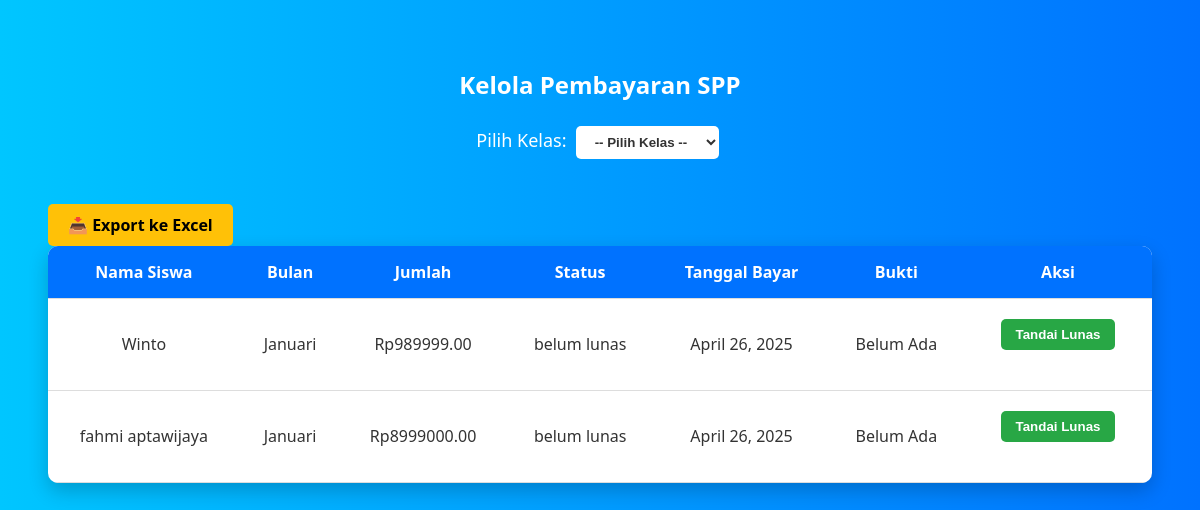
/dashboard-admin/pembayaran/ (signed in), run on an earlier commit of the app's database.
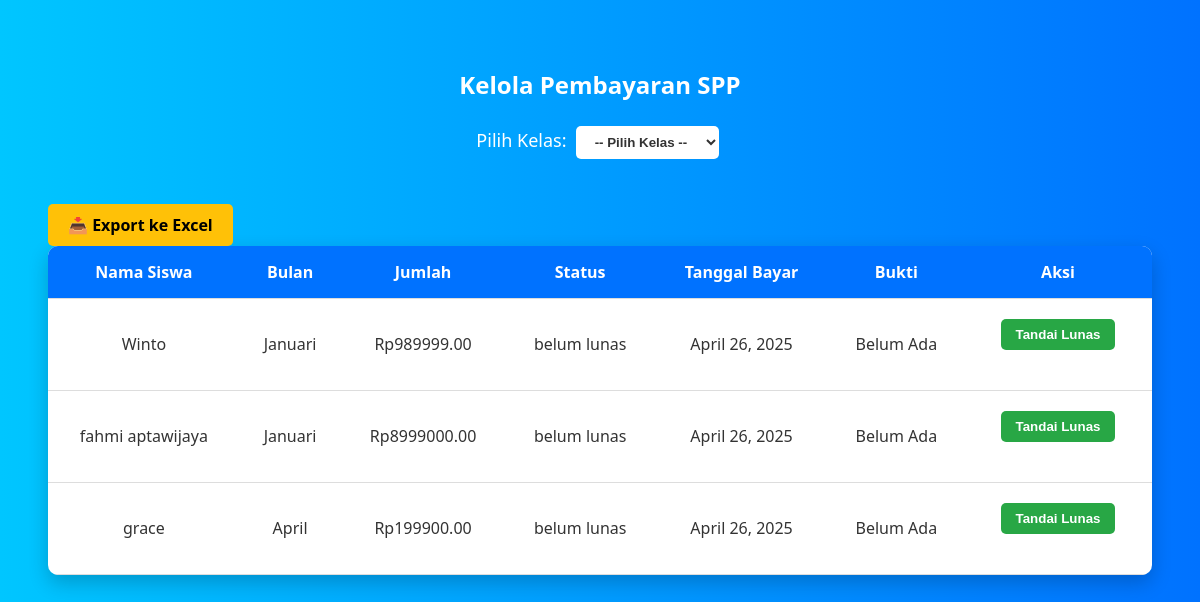
And on a later commit of the database.
### keuangan/models.py (models this page shows, shortened)
class PembayaranSPP(models.Model):
    siswa = models.ForeignKey(Siswa, on_delete=models.CASCADE)
    bulan = models.CharField(max_length=2, choices=BULAN_CHOICES)
    jumlah_bayar = models.DecimalField(max_digits=10, decimal_places=2)
    status_bayar = models.CharField(max_length=20, choices=STATUS_CHOICES, default='belum lunas')
    tanggal_bayar = models.DateField(auto_now_add=True)
    bukti_pembayaran = models.ImageField(upload_to='bukti_pembayaran/', blank=True, null=True)

class Siswa(models.Model):
    user = models.OneToOneField(User, on_delete=models.CASCADE)
    nama = models.CharField(max_length=100)
    kelas = models.CharField(max_length=50)
    no_rekening = models.CharField(max_length=20)

### keuangan/views.py (the view, shortened to what this page needs)
# urls.py: path('dashboard-admin/pembayaran/', views.kelola_pembayaran, name='kelola_pembayaran'),
@login_required
def kelola_pembayaran(request):
    kelas_list = Siswa.objects.values_list('kelas', flat=True).distinct()
    kelas_terpilih = request.GET.get('kelas')
    search_nama = request.GET.get('search_nama')
    pembayaran_list = PembayaranSPP.objects.all()
    if kelas_terpilih:
        pembayaran_list = pembayaran_list.filter(siswa__kelas=kelas_terpilih)
    if search_nama:
        pembayaran_list = pembayaran_list.filter(siswa__nama__icontains=search_nama)
    pembayaran_list = pembayaran_list.order_by('siswa__nama', 'bulan')
    return render(request, 'keuangan/admin/kelola_pembayaran.html', {
        'pembayaran_list': pembayaran_list,
        'kelas_list': kelas_list,
        'kelas_terpilih': kelas_terpilih,
        'search_nama': search_nama,
    })

### keuangan/templates/keuangan/admin/kelola_pembayaran.html (shortened to what this page needs)
<!DOCTYPE html>
<html lang="en">
<head>
</head>
<body>
<h2>Kelola Pembayaran SPP</h2>
<form method="GET">
    <label for="kelas" style="color: white; font-size: 18px;">Pilih Kelas:</label>
    <select name="kelas" id="kelas" onchange="this.form.submit()">
        <option value="">-- Pilih Kelas --</option>
    </select>
</form>
{% if pembayaran_list %}
    <a href="{% url 'export_pembayaran_excel' %}?{% if kelas_terpilih %}kelas={{ kelas_terpilih }}{% endif %}"
       style="margin-top: 20px; display: inline-block; padding: 10px 20px; background: #ffc107; color: black; text-decoration: none; border-radius: 5px; font-weight: bold;">
       📥 Export ke Excel
    </a>
{% endif %}
<table>
    <thead>
        <tr>
            <th>Nama Siswa</th>
            <th>Bulan</th>
            <th>Jumlah</th>
            <th>Status</th>
            <th>Tanggal Bayar</th>
            <th>Bukti</th>
            <th>Aksi</th>
        </tr>
    </thead>
    <tbody>
        {% for bayar in pembayaran_list %}
        <tr>
            <td>{{ bayar.siswa.nama }}</td>
            <td>{{ bayar.get_bulan_display }}</td>
            <td>Rp{{ bayar.jumlah_bayar }}</td>
            <td>{{ bayar.status_bayar }}</td>
            <td>{{ bayar.tanggal_bayar|default:"-" }}</td>
            <td>
                {% if bayar.bukti_pembayaran %}
                    <a href="{{ bayar.bukti_pembayaran.url }}" target="_blank">Lihat</a>
                {% else %}
                    Belum Ada
                {% endif %}
            </td>
            <td>
                {% if bayar.status_bayar == 'belum lunas' %}
                <form method="POST">
                    <button type="submit">Tandai Lunas</button>
                </form>
                {% else %}
                    ✅ Lunas
                {% endif %}
            </td>
        </tr>
        {% empty %}
        <tr>
            <td colspan="7" style="text-align: center;">Tidak ada data pembayaran.</td>
        </tr>
        {% endfor %}
    </tbody>
</table>
</body>
</html>

What changed in the data, as far as the page shows it:
added PembayaranSPP: siswa.nama "grace", bulan "April", jumlah_bayar "199900.00", status_bayar "belum lunas", tanggal_bayar "April 26, 2025", bukti_pembayaran "Belum Ada"
